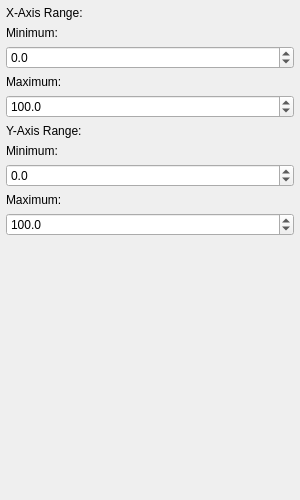
<?xml version="1.0" encoding="UTF-8"?>
<ui version="4.0">
 <class>ScatterPlotPropertiesWidget</class>
 <widget class="QWidget" name="ScatterPlotPropertiesWidget">
  <property name="geometry">
   <rect>
    <x>0</x>
    <y>0</y>
    <width>300</width>
    <height>500</height>
   </rect>
  </property>
  <property name="windowTitle">
   <string>Scatter Plot Properties</string>
  </property>
  <layout class="QVBoxLayout" name="main_layout">
   <property name="spacing">
    <number>6</number>
   </property>
   <property name="leftMargin">
    <number>6</number>
   </property>
   <property name="topMargin">
    <number>6</number>
   </property>
   <property name="rightMargin">
    <number>6</number>
   </property>
   <property name="bottomMargin">
    <number>6</number>
   </property>
   <item>
    <widget class="QLabel" name="x_axis_label">
     <property name="text">
      <string>X-Axis Range:</string>
     </property>
    </widget>
   </item>
   <item>
    <widget class="QLabel" name="x_min_label">
     <property name="text">
      <string>Minimum:</string>
     </property>
    </widget>
   </item>
   <item>
    <widget class="QDoubleSpinBox" name="x_min_spinbox">
     <property name="sizePolicy">
      <sizepolicy hsizetype="Expanding" vsizetype="Fixed">
       <horstretch>0</horstretch>
       <verstretch>0</verstretch>
      </sizepolicy>
     </property>
     <property name="decimals">
      <number>1</number>
     </property>
     <property name="minimum">
      <double>-1000000.00000000000000</double>
     </property>
     <property name="maximum">
      <double>1000000.00000000000000</double>
     </property>
     <property name="singleStep">
      <double>1.0000000000000000</double>
     </property>
     <property name="value">
      <double>0.0000000000000000</double>
     </property>
    </widget>
   </item>
   <item>
    <widget class="QLabel" name="x_max_label">
     <property name="text">
      <string>Maximum:</string>
     </property>
    </widget>
   </item>
   <item>
    <widget class="QDoubleSpinBox" name="x_max_spinbox">
     <property name="sizePolicy">
      <sizepolicy hsizetype="Expanding" vsizetype="Fixed">
       <horstretch>0</horstretch>
       <verstretch>0</verstretch>
      </sizepolicy>
     </property>
     <property name="decimals">
      <number>1</number>
     </property>
     <property name="minimum">
      <double>-1000000.00000000000000</double>
     </property>
     <property name="maximum">
      <double>1000000.00000000000000</double>
     </property>
     <property name="singleStep">
      <double>1.0000000000000000</double>
     </property>
     <property name="value">
      <double>100.0000000000000000</double>
     </property>
    </widget>
   </item>
   <item>
    <widget class="QLabel" name="y_axis_label">
     <property name="text">
      <string>Y-Axis Range:</string>
     </property>
    </widget>
   </item>
   <item>
    <widget class="QLabel" name="y_min_label">
     <property name="text">
      <string>Minimum:</string>
     </property>
    </widget>
   </item>
   <item>
    <widget class="QDoubleSpinBox" name="y_min_spinbox">
     <property name="sizePolicy">
      <sizepolicy hsizetype="Expanding" vsizetype="Fixed">
       <horstretch>0</horstretch>
       <verstretch>0</verstretch>
      </sizepolicy>
     </property>
     <property name="decimals">
      <number>1</number>
     </property>
     <property name="minimum">
      <double>-1000000.00000000000000</double>
     </property>
     <property name="maximum">
      <double>1000000.00000000000000</double>
     </property>
     <property name="singleStep">
      <double>1.0000000000000000</double>
     </property>
     <property name="value">
      <double>0.0000000000000000</double>
     </property>
    </widget>
   </item>
   <item>
    <widget class="QLabel" name="y_max_label">
     <property name="text">
      <string>Maximum:</string>
     </property>
    </widget>
   </item>
   <item>
    <widget class="QDoubleSpinBox" name="y_max_spinbox">
     <property name="sizePolicy">
      <sizepolicy hsizetype="Expanding" vsizetype="Fixed">
       <horstretch>0</horstretch>
       <verstretch>0</verstretch>
      </sizepolicy>
     </property>
     <property name="decimals">
      <number>1</number>
     </property>
     <property name="minimum">
      <double>-1000000.00000000000000</double>
     </property>
     <property name="maximum">
      <double>1000000.00000000000000</double>
     </property>
     <property name="singleStep">
      <double>1.0000000000000000</double>
     </property>
     <property name="value">
      <double>100.0000000000000000</double>
     </property>
    </widget>
   </item>
   <item>
    <spacer name="vertical_spacer">
     <property name="orientation">
      <enum>Qt::Vertical</enum>
     </property>
     <property name="sizeHint" stdset="0">
      <size>
       <width>20</width>
       <height>40</height>
      </size>
     </property>
    </spacer>
   </item>
  </layout>
 </widget>
 <resources/>
 <connections/>
</ui>
